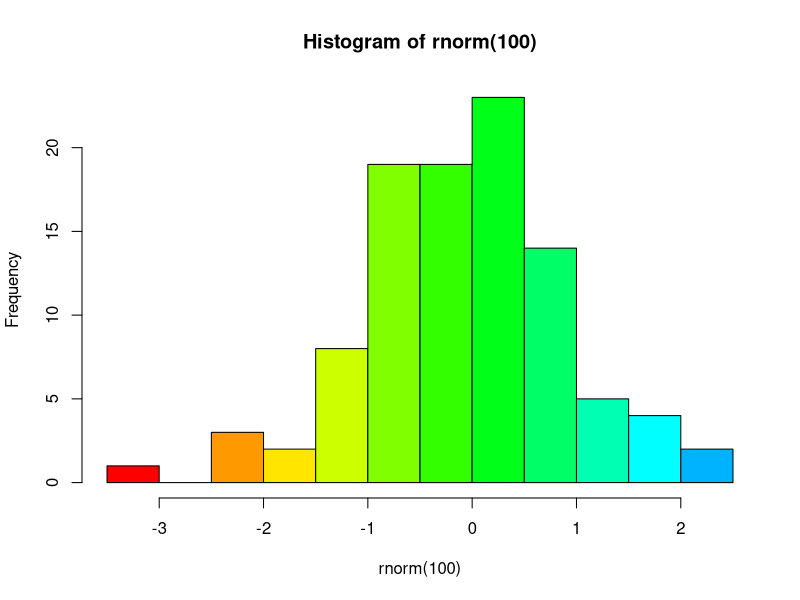

This chart was generated by the following R code: (Note: this script raises an error after producing the figure.)
#############################
# Introduction to variables #
#############################

# Cheat sheets: https://rstudio.com/resources/cheatsheets/

#---------------------------#
# Running code and comments #
#---------------------------#

# Can run code by highlighting an instruction 
# and clicking on "Run" or using the shortcut Ctrl + Enter

# Try and run the commands in the 3 lines below
# You can send code to the console by typing Ctrl + Enter
3+2
# comment
hist(rnorm(100), col = rainbow(20))

# Getting help:
# If you want to know how a function works, 
# you can type in ?<name of the function>
# For example
?hist
# Unfortunately, the help files can be a little
# cryptic, but you get used to them

#--------------------# 
# Creating variables #
#--------------------#
var1 = 2020
var2 = FALSE
var3 = "text"
var3

# Exercise: Create a variable named var4 whose value is your favorite number
var4 = 0
var4

# NB: can use <- for defining variables as well
var1 <- 2020
var2 <- FALSE
var3 <- "text"

# We can overwrite variables
var1 = 30
var2 = TRUE

#----------------------#
# Basic variable types #
#----------------------#

# use the function class() to retrieve 
# variable types 
class(var1)
class(var2)
class(var3)

# Exercise: find the variable types of var4 and var5
var4 = 1e3
var5 = "TRUE"

#-------------------------------------#
# Operations and arithmetic functions #
#-------------------------------------#

# + add
# - subtract
# * multiply
# / divide
# ^ exponentiate

x = 32
y = 5
z = 1

# For example:
x+y/z
z^y

# Exercise: find x to the z-th power times y

# Can't do arithmetic operations on characters
x = "3"
y = 3
class(x)
x-y
x = as.numeric(x)
class(x)
x-y

# what happens if we try to compute x-y?


# Some arithmetic funtions:
# exp: exponential
# sqrt: square root
# log(x, base = y): log of x, base y (default is base e, the natural logarithm)

x = 3
exp(x^2)
sqrt(54)
log(10, base = 10)

# Exercise: find natural logarithm of 5

#############
## Vectors ##
#############

# Vectors allow us to store multiple elements in a single variable

#--------#
# Basics #
#--------#

# we can define vectors
x1 = c(1, 2, 3, 4, 5, 6)
y1 = c("a","b","c","d","efg")
z1 = c("a", 2, 3, "e")
x1
y1
z1
z3 = c(1, 2, 3, 4, 5, 6, 7, 8 , 9, "10")
z3

# exercise: find the class of the vectors above
class(x1)
# ranges of numeric values, ascending and desc.
goingup = 1:2021
2021:1
goingup
# finding lengths of vectors with length
length(x1)

#---------------------------------#
# Operations with numeric vectors #
#---------------------------------#
x1 = 1:6
x2 = 7:12
x1
x2


# componentwise vector-vector operations: +, -, *, /
x3 = x1+x2
x1*x2

x1 = c(1, 2, 3)
x2 = c(1, 2, 3, 4, 5, 6)
x1+x2

# find mean, standard deviation, variance, sum and product of a vector
mean(x2)
sd(x2) # (n-1) as the denominator
var(x2) # (n-1) as the denominator
sum(x2)
prod(x2)

## Exercises ##

# what is the value of 1 * 2 * ..... * 10?
x3 = 1:10
prod(x3)
prod(1:10)
# what happens if you try to find 1 * 2 * .... * 2019?
prod(1:2019)

# Let
x = 1:10
y = 11:20
# find the R equivalent of 
# the function SUMPRODUCT in Excel
sum(x*y)

#---------------#
# Concatenating #
#---------------#
x1 = 1:6
x2 = 7:12
x1
x2

## append the value 10 to the end of x1
x3 = c(x1, 10)

## append the value 10 to the beginning of x1
x3 = c(10, x1)
x3

## concatenate x1 and x2
x3 = c(x1, x2)
c(x2, x1)

#----------#
# Indexing #
#----------#

# Idea: accessing particular values of a vector
# useful for creating subsets of vectors

x1 = 1:6
x1

# first entry
x1[1]
# 4th entry 
x1[4]
# last entry 
x1[6]
length(x1)
x1[length(x1)]
x2 = 63:2134
x2[length(x2)]

# third and fifth entry 
x2[c(3,5)]
# second through fifth entries 
# access entries 100 through 200 of x2
x2[100:200]

# all but first entry 
x1
x1[2:6]
# tell R that I want to exclude the first entry
x1[-1]
# exclude third and fifth entries  
x1[-c(3,5)]
v1 = c(3,5)
x1[-v1]

# exclude 2nd through 5th
x1[-(2:5)]

x = c("a", "b", "c", "e")
# modify fourth entry of x from "e" to "d"
x[4] = "d"
x[c(2,4)] = c("B", "D") # R is case sensitive
x


##########################
## Intro to data.frames ##
##########################

# work with iris dataset
?iris
data(iris)

# data.frame is a data structure in R 
# that allows me to store datasets (that is, objects with rows and columns,
# which are potentially of different types)
class(iris)



# str: structure
str(iris)

# factors are a data type for categorical data in R
# it is not the same as character
# in R there are 2 variable types that can be used to store categorical data
# one of them is character, the other one is factor
# factor as a nicer way of dealing with categorical than character


# Here I'm converting a variable of character type to 
# factor
# This happens a lot, because factors are nicer than character
var1 = "hello"
class(var1)
var1 = as.factor(var1)
class(var1)

# summary
summary(iris)

# head
head(iris)
# tail
tail(iris)

# we can index the same way we indexed 
iris[1,] # first row
iris[36,] # 36th row
iris[,3] # third column
iris[3,3] # third row and third column
iris[2,4] # second row and fourth column
# Important thing to remember: rows go first, then columns

# subset the first 20 rows
iris[1:20,]
# subset that only contains second and fourth
iris2 = iris[,c(2,4)]

# exclude the third column

# subset rows 1 through 10 and exclude first two columns


# we can extract variables using $ followed by the name of the variable
# e.g. create a new variable that extracts "Species" out of iris
iris[,3]
iris$Petal.Length
iris$Species

# creating data.frames from scratch:
df = data.frame(var1 = c(1, 2, 3), 
                dog = c("A","B","C"))
df

# can rename rows and columns of data.frame with rownames & colnames
colnames(df) = c("var1", "var2")
rownames(df) = c("Ann","Bob","Carl")
df

# adding new variables to a data.frame
# e.g. add var3 below to df
var3 = c("X","Y", NA)
df$var3 = var3
df
# the marker for missing in R is NA Not Available


